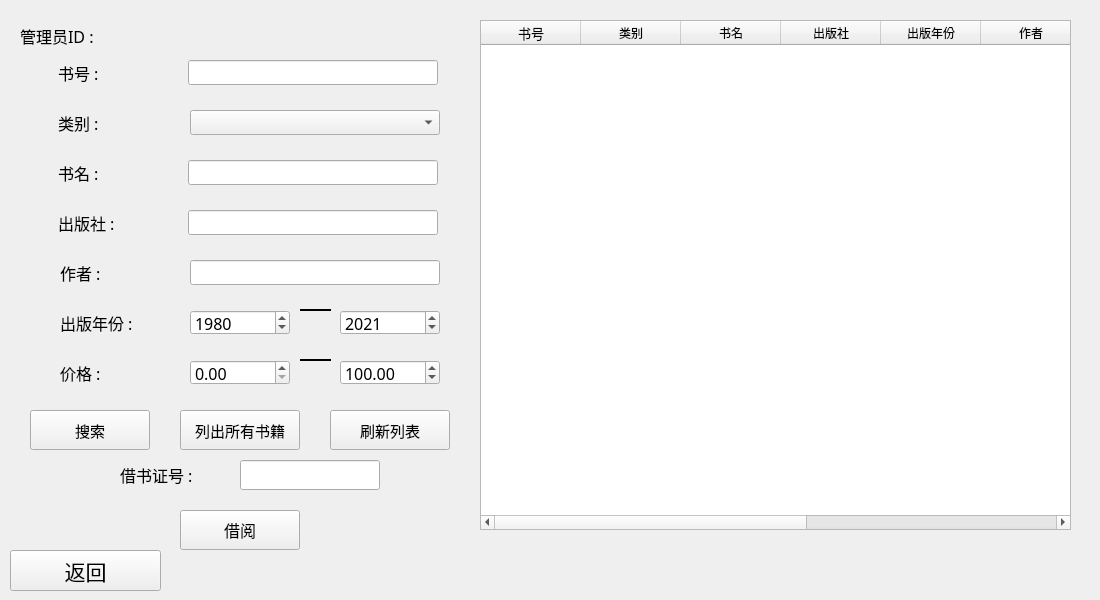
<?xml version="1.0" encoding="UTF-8"?>
<ui version="4.0">
 <class>BorrowBook</class>
 <widget class="QWidget" name="BorrowBook">
  <property name="geometry">
   <rect>
    <x>0</x>
    <y>0</y>
    <width>1100</width>
    <height>600</height>
   </rect>
  </property>
  <property name="windowTitle">
   <string>借阅书籍</string>
  </property>
  <widget class="QLabel" name="category">
   <property name="geometry">
    <rect>
     <x>58</x>
     <y>110</y>
     <width>81</width>
     <height>25</height>
    </rect>
   </property>
   <property name="font">
    <font>
     <family>宋体</family>
     <pointsize>12</pointsize>
    </font>
   </property>
   <property name="text">
    <string>类别 : </string>
   </property>
  </widget>
  <widget class="QLabel" name="price">
   <property name="geometry">
    <rect>
     <x>60</x>
     <y>360</y>
     <width>81</width>
     <height>25</height>
    </rect>
   </property>
   <property name="font">
    <font>
     <family>宋体</family>
     <pointsize>12</pointsize>
    </font>
   </property>
   <property name="text">
    <string>价格 :</string>
   </property>
  </widget>
  <widget class="QLineEdit" name="press_line">
   <property name="geometry">
    <rect>
     <x>188</x>
     <y>210</y>
     <width>250</width>
     <height>25</height>
    </rect>
   </property>
   <property name="font">
    <font>
     <family>宋体</family>
     <pointsize>12</pointsize>
    </font>
   </property>
  </widget>
  <widget class="QLineEdit" name="bookname_line">
   <property name="geometry">
    <rect>
     <x>188</x>
     <y>160</y>
     <width>250</width>
     <height>25</height>
    </rect>
   </property>
   <property name="font">
    <font>
     <family>宋体</family>
     <pointsize>12</pointsize>
    </font>
   </property>
  </widget>
  <widget class="QLabel" name="press">
   <property name="geometry">
    <rect>
     <x>58</x>
     <y>210</y>
     <width>101</width>
     <height>25</height>
    </rect>
   </property>
   <property name="font">
    <font>
     <family>宋体</family>
     <pointsize>12</pointsize>
    </font>
   </property>
   <property name="text">
    <string>出版社 :</string>
   </property>
  </widget>
  <widget class="QLabel" name="bookname">
   <property name="geometry">
    <rect>
     <x>58</x>
     <y>160</y>
     <width>91</width>
     <height>25</height>
    </rect>
   </property>
   <property name="font">
    <font>
     <family>宋体</family>
     <pointsize>12</pointsize>
    </font>
   </property>
   <property name="text">
    <string>书名 :</string>
   </property>
  </widget>
  <widget class="QLabel" name="bno">
   <property name="geometry">
    <rect>
     <x>58</x>
     <y>60</y>
     <width>81</width>
     <height>25</height>
    </rect>
   </property>
   <property name="font">
    <font>
     <family>宋体</family>
     <pointsize>12</pointsize>
    </font>
   </property>
   <property name="text">
    <string>书号 : </string>
   </property>
  </widget>
  <widget class="QLineEdit" name="bno_line">
   <property name="geometry">
    <rect>
     <x>188</x>
     <y>60</y>
     <width>250</width>
     <height>25</height>
    </rect>
   </property>
   <property name="font">
    <font>
     <family>宋体</family>
     <pointsize>12</pointsize>
    </font>
   </property>
  </widget>
  <widget class="QComboBox" name="category_comboBox">
   <property name="geometry">
    <rect>
     <x>190</x>
     <y>110</y>
     <width>250</width>
     <height>25</height>
    </rect>
   </property>
   <property name="font">
    <font>
     <family>宋体</family>
     <pointsize>12</pointsize>
    </font>
   </property>
   <item>
    <property name="text">
     <string/>
    </property>
   </item>
   <item>
    <property name="text">
     <string>计算机科学</string>
    </property>
   </item>
   <item>
    <property name="text">
     <string>软件技术</string>
    </property>
   </item>
   <item>
    <property name="text">
     <string>汇编语言</string>
    </property>
   </item>
   <item>
    <property name="text">
     <string>数字货币与区块链技术</string>
    </property>
   </item>
   <item>
    <property name="text">
     <string>航空航天</string>
    </property>
   </item>
   <item>
    <property name="text">
     <string>工业技术</string>
    </property>
   </item>
   <item>
    <property name="text">
     <string>政治</string>
    </property>
   </item>
   <item>
    <property name="text">
     <string>法律</string>
    </property>
   </item>
   <item>
    <property name="text">
     <string>New Item</string>
    </property>
   </item>
   <item>
    <property name="text">
     <string>哲学</string>
    </property>
   </item>
   <item>
    <property name="text">
     <string>经济</string>
    </property>
   </item>
   <item>
    <property name="text">
     <string>历史</string>
    </property>
   </item>
   <item>
    <property name="text">
     <string>地理</string>
    </property>
   </item>
   <item>
    <property name="text">
     <string>金融</string>
    </property>
   </item>
   <item>
    <property name="text">
     <string>农业科学</string>
    </property>
   </item>
   <item>
    <property name="text">
     <string>环境科学</string>
    </property>
   </item>
   <item>
    <property name="text">
     <string>交通运输</string>
    </property>
   </item>
   <item>
    <property name="text">
     <string>数学</string>
    </property>
   </item>
   <item>
    <property name="text">
     <string>生物</string>
    </property>
   </item>
   <item>
    <property name="text">
     <string>化学</string>
    </property>
   </item>
   <item>
    <property name="text">
     <string>物理</string>
    </property>
   </item>
   <item>
    <property name="text">
     <string>天文学</string>
    </property>
   </item>
   <item>
    <property name="text">
     <string>医药学</string>
    </property>
   </item>
   <item>
    <property name="text">
     <string>卫生</string>
    </property>
   </item>
   <item>
    <property name="text">
     <string>艺术</string>
    </property>
   </item>
   <item>
    <property name="text">
     <string>文学</string>
    </property>
   </item>
   <item>
    <property name="text">
     <string>体育</string>
    </property>
   </item>
   <item>
    <property name="text">
     <string>语言学</string>
    </property>
   </item>
   <item>
    <property name="text">
     <string>外语</string>
    </property>
   </item>
   <item>
    <property name="text">
     <string>教育</string>
    </property>
   </item>
   <item>
    <property name="text">
     <string>军事</string>
    </property>
   </item>
   <item>
    <property name="text">
     <string>马克思主义</string>
    </property>
   </item>
   <item>
    <property name="text">
     <string>海洋环境</string>
    </property>
   </item>
  </widget>
  <widget class="QLabel" name="year">
   <property name="geometry">
    <rect>
     <x>60</x>
     <y>310</y>
     <width>111</width>
     <height>25</height>
    </rect>
   </property>
   <property name="font">
    <font>
     <family>宋体</family>
     <pointsize>12</pointsize>
    </font>
   </property>
   <property name="text">
    <string>出版年份 : </string>
   </property>
  </widget>
  <widget class="QDoubleSpinBox" name="pricebox1">
   <property name="geometry">
    <rect>
     <x>190</x>
     <y>360</y>
     <width>100</width>
     <height>25</height>
    </rect>
   </property>
   <property name="font">
    <font>
     <family>宋体</family>
     <pointsize>12</pointsize>
    </font>
   </property>
   <property name="maximum">
    <double>3000.000000000000000</double>
   </property>
  </widget>
  <widget class="QSpinBox" name="yearbox1">
   <property name="geometry">
    <rect>
     <x>190</x>
     <y>310</y>
     <width>100</width>
     <height>25</height>
    </rect>
   </property>
   <property name="font">
    <font>
     <family>宋体</family>
     <pointsize>12</pointsize>
    </font>
   </property>
   <property name="maximum">
    <number>3000</number>
   </property>
   <property name="value">
    <number>1980</number>
   </property>
  </widget>
  <widget class="QSpinBox" name="yearbox2">
   <property name="geometry">
    <rect>
     <x>340</x>
     <y>310</y>
     <width>100</width>
     <height>25</height>
    </rect>
   </property>
   <property name="font">
    <font>
     <family>宋体</family>
     <pointsize>12</pointsize>
    </font>
   </property>
   <property name="maximum">
    <number>3000</number>
   </property>
   <property name="value">
    <number>2021</number>
   </property>
  </widget>
  <widget class="QDoubleSpinBox" name="pricebox2">
   <property name="geometry">
    <rect>
     <x>340</x>
     <y>360</y>
     <width>100</width>
     <height>25</height>
    </rect>
   </property>
   <property name="font">
    <font>
     <family>宋体</family>
     <pointsize>12</pointsize>
    </font>
   </property>
   <property name="maximum">
    <double>3000.000000000000000</double>
   </property>
   <property name="value">
    <double>100.000000000000000</double>
   </property>
  </widget>
  <widget class="Line" name="line">
   <property name="geometry">
    <rect>
     <x>300</x>
     <y>345</y>
     <width>31</width>
     <height>31</height>
    </rect>
   </property>
   <property name="font">
    <font>
     <family>宋体</family>
     <pointsize>12</pointsize>
     <weight>75</weight>
     <bold>true</bold>
    </font>
   </property>
   <property name="frameShadow">
    <enum>QFrame::Plain</enum>
   </property>
   <property name="lineWidth">
    <number>2</number>
   </property>
   <property name="orientation">
    <enum>Qt::Horizontal</enum>
   </property>
  </widget>
  <widget class="Line" name="line_2">
   <property name="geometry">
    <rect>
     <x>300</x>
     <y>295</y>
     <width>31</width>
     <height>31</height>
    </rect>
   </property>
   <property name="font">
    <font>
     <family>宋体</family>
     <pointsize>12</pointsize>
     <weight>75</weight>
     <bold>true</bold>
    </font>
   </property>
   <property name="frameShadow">
    <enum>QFrame::Plain</enum>
   </property>
   <property name="lineWidth">
    <number>2</number>
   </property>
   <property name="orientation">
    <enum>Qt::Horizontal</enum>
   </property>
  </widget>
  <widget class="QLabel" name="cno">
   <property name="geometry">
    <rect>
     <x>120</x>
     <y>460</y>
     <width>120</width>
     <height>30</height>
    </rect>
   </property>
   <property name="font">
    <font>
     <family>宋体</family>
     <pointsize>12</pointsize>
    </font>
   </property>
   <property name="text">
    <string>借书证号 : </string>
   </property>
  </widget>
  <widget class="QLineEdit" name="cno_line">
   <property name="geometry">
    <rect>
     <x>240</x>
     <y>460</y>
     <width>140</width>
     <height>30</height>
    </rect>
   </property>
   <property name="font">
    <font>
     <family>宋体</family>
     <pointsize>12</pointsize>
    </font>
   </property>
  </widget>
  <widget class="QPushButton" name="searchbutton">
   <property name="geometry">
    <rect>
     <x>30</x>
     <y>410</y>
     <width>120</width>
     <height>40</height>
    </rect>
   </property>
   <property name="font">
    <font>
     <family>宋体</family>
     <pointsize>11</pointsize>
    </font>
   </property>
   <property name="text">
    <string>搜索</string>
   </property>
  </widget>
  <widget class="QPushButton" name="listeverybookbutton">
   <property name="geometry">
    <rect>
     <x>180</x>
     <y>410</y>
     <width>120</width>
     <height>40</height>
    </rect>
   </property>
   <property name="font">
    <font>
     <family>宋体</family>
     <pointsize>11</pointsize>
    </font>
   </property>
   <property name="text">
    <string>列出所有书籍</string>
   </property>
  </widget>
  <widget class="QPushButton" name="refreshbutton">
   <property name="geometry">
    <rect>
     <x>330</x>
     <y>410</y>
     <width>120</width>
     <height>40</height>
    </rect>
   </property>
   <property name="font">
    <font>
     <family>宋体</family>
     <pointsize>11</pointsize>
    </font>
   </property>
   <property name="text">
    <string>刷新列表</string>
   </property>
  </widget>
  <widget class="QPushButton" name="borrowbutton">
   <property name="geometry">
    <rect>
     <x>180</x>
     <y>510</y>
     <width>120</width>
     <height>40</height>
    </rect>
   </property>
   <property name="font">
    <font>
     <family>宋体</family>
     <pointsize>12</pointsize>
    </font>
   </property>
   <property name="text">
    <string>借阅</string>
   </property>
  </widget>
  <widget class="QLabel" name="idlabel">
   <property name="geometry">
    <rect>
     <x>20</x>
     <y>20</y>
     <width>441</width>
     <height>31</height>
    </rect>
   </property>
   <property name="font">
    <font>
     <family>宋体</family>
     <pointsize>12</pointsize>
    </font>
   </property>
   <property name="text">
    <string>管理员ID : </string>
   </property>
  </widget>
  <widget class="QTableWidget" name="BookTable">
   <property name="geometry">
    <rect>
     <x>480</x>
     <y>20</y>
     <width>591</width>
     <height>510</height>
    </rect>
   </property>
   <property name="font">
    <font>
     <family>宋体</family>
     <pointsize>9</pointsize>
    </font>
   </property>
   <property name="lineWidth">
    <number>2</number>
   </property>
   <property name="showGrid">
    <bool>true</bool>
   </property>
   <property name="sortingEnabled">
    <bool>true</bool>
   </property>
   <column>
    <property name="text">
     <string>书号</string>
    </property>
    <property name="font">
     <font>
      <family>宋体</family>
      <pointsize>10</pointsize>
     </font>
    </property>
   </column>
   <column>
    <property name="text">
     <string>类别</string>
    </property>
   </column>
   <column>
    <property name="text">
     <string>书名</string>
    </property>
   </column>
   <column>
    <property name="text">
     <string>出版社</string>
    </property>
   </column>
   <column>
    <property name="text">
     <string>出版年份</string>
    </property>
   </column>
   <column>
    <property name="text">
     <string>作者</string>
    </property>
   </column>
   <column>
    <property name="text">
     <string>价格</string>
    </property>
   </column>
   <column>
    <property name="text">
     <string>总藏书量</string>
    </property>
   </column>
   <column>
    <property name="text">
     <string>库存量</string>
    </property>
   </column>
  </widget>
  <widget class="QPushButton" name="back">
   <property name="geometry">
    <rect>
     <x>10</x>
     <y>550</y>
     <width>151</width>
     <height>41</height>
    </rect>
   </property>
   <property name="font">
    <font>
     <family>宋体</family>
     <pointsize>16</pointsize>
    </font>
   </property>
   <property name="text">
    <string>返回</string>
   </property>
  </widget>
  <widget class="QLineEdit" name="author_line">
   <property name="geometry">
    <rect>
     <x>190</x>
     <y>260</y>
     <width>250</width>
     <height>25</height>
    </rect>
   </property>
   <property name="font">
    <font>
     <family>宋体</family>
     <pointsize>12</pointsize>
    </font>
   </property>
  </widget>
  <widget class="QLabel" name="author">
   <property name="geometry">
    <rect>
     <x>60</x>
     <y>260</y>
     <width>101</width>
     <height>25</height>
    </rect>
   </property>
   <property name="font">
    <font>
     <family>宋体</family>
     <pointsize>12</pointsize>
    </font>
   </property>
   <property name="text">
    <string>作者 :</string>
   </property>
  </widget>
 </widget>
 <resources/>
 <connections/>
</ui>
